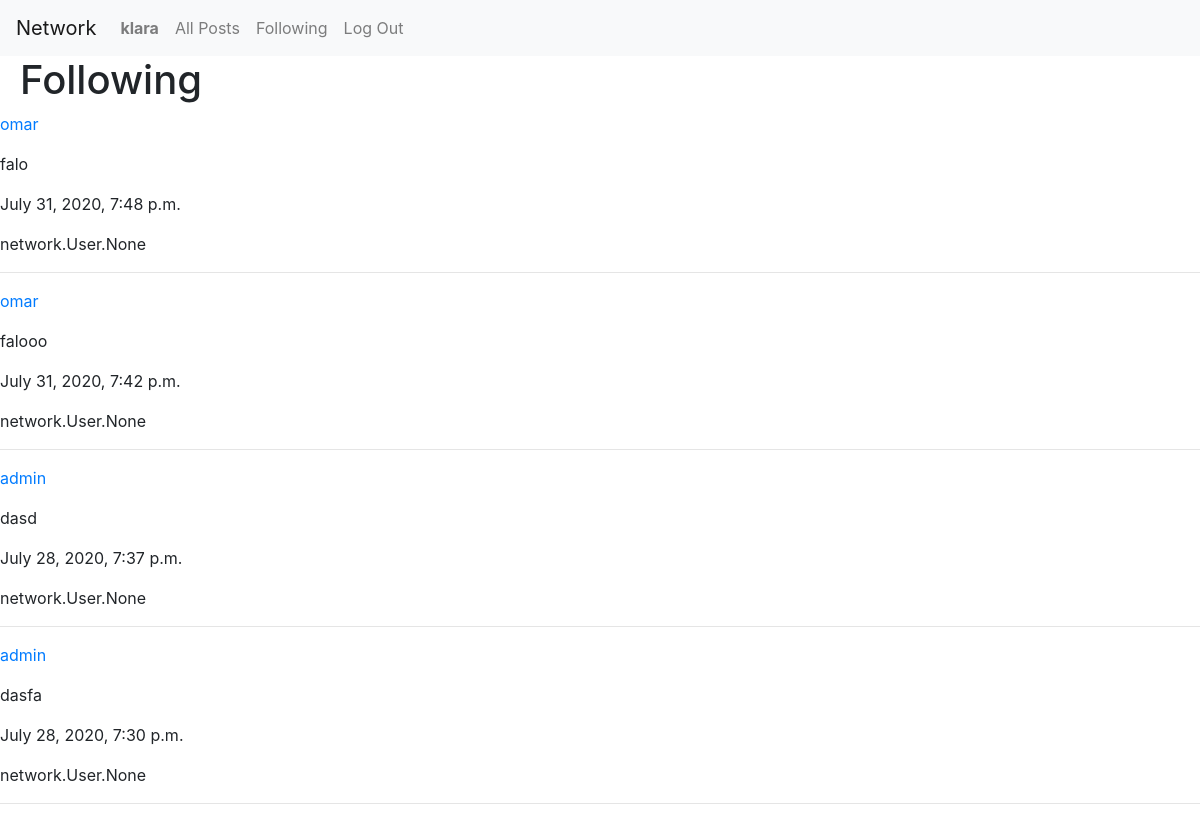
The app's page /following (signed in) with its own data.
### network/models.py (models this page shows)
class User(AbstractUser):
    pass

class Post(models.Model):
    user = models.ForeignKey("User", on_delete=models.CASCADE, related_name="poster")
    body = models.TextField(blank=False)
    timestamp = models.DateTimeField(auto_now_add=True)
    likes = models.ManyToManyField("User", blank=True)

### network/views.py (the view)
# urls.py: path("following", views.following, name="following")
@login_required
def following(request):
    following_users = Follow.objects.filter(follower = request.user)
    posts = []
    for user in following_users:
        user_posts = Post.objects.filter(user = user.user)
        for post in user_posts:
            posts.append(post)
    posts.sort(key = lambda x: x.timestamp)
    return render(request, "network/following.html", {
            "posts": posts[::-1]
        })

### network/templates/network/following.html (shortened to what this page needs)
{% extends "network/layout.html" %}
{% load static %}
{% block body %}
    <h1 class="h1-headings">Following</h1>
    <div class="posts-view">
        {% for post in posts %}
            <div class="post">
                <a href="{% url 'user' post.user.id %}"><p>{{ post.user }}</p></a>
                <p>{{ post.body }}</p>
                <p>{{ post.timestamp }}</p>
                <p>{{ post.likes }}</p>
            </div>
            <hr>
        {% endfor %}
    </div>
{% endblock %}

### network/templates/network/layout.html (shortened to what this page needs)
{% load static %}
<!DOCTYPE html>
<html lang="en">
    <head>
        <link rel="stylesheet" href="https://stackpath.bootstrapcdn.com/bootstrap/4.4.1/css/bootstrap.min.css">
        <link href="{% static 'network/styles.css' %}" rel="stylesheet">
    </head>
    <body>
        <nav class="navbar navbar-expand-lg navbar-light bg-light">
            <a class="navbar-brand" href="{% url 'index' %}">Network</a>
            <div>
              <ul class="navbar-nav mr-auto">
                {% if user.is_authenticated %}
                    <li class="nav-item">
                        <a class="nav-link" href="{% url 'user' user.id %}"><strong>{{ user.username }}</strong></a>
                    </li>
                {% endif %}
                <li class="nav-item">
                  <a class="nav-link" href="{% url 'index' %}">All Posts</a>
                </li>
                {% if user.is_authenticated %}
                    <li class="nav-item">
                        <a class="nav-link" href="{% url 'following' %}">Following</a>
                    </li>
                    <li class="nav-item">
                        <a class="nav-link" href="{% url 'logout' %}">Log Out</a>
                    </li>
                {% endif %}
              </ul>
            </div>
          </nav>
        <div class="body">
            {% block body %}
            {% endblock %}
        </div>
    </body>
</html>

### network/static/network/styles.css (style rules this page uses)
.h1-headings { padding-left: 20px; }

### records on screen
User: username "klara"
Post: user "omar", body "falo", timestamp "July 31, 2020, 7:48 p.m.", likes "network.User.None"
Post: user "omar", body "falooo", timestamp "July 31, 2020, 7:42 p.m.", likes "network.User.None"
Post: user "admin", body "dasd", timestamp "July 28, 2020, 7:37 p.m.", likes "network.User.None"
Post: user "admin", body "dasfa", timestamp "July 28, 2020, 7:30 p.m.", likes "network.User.None"
